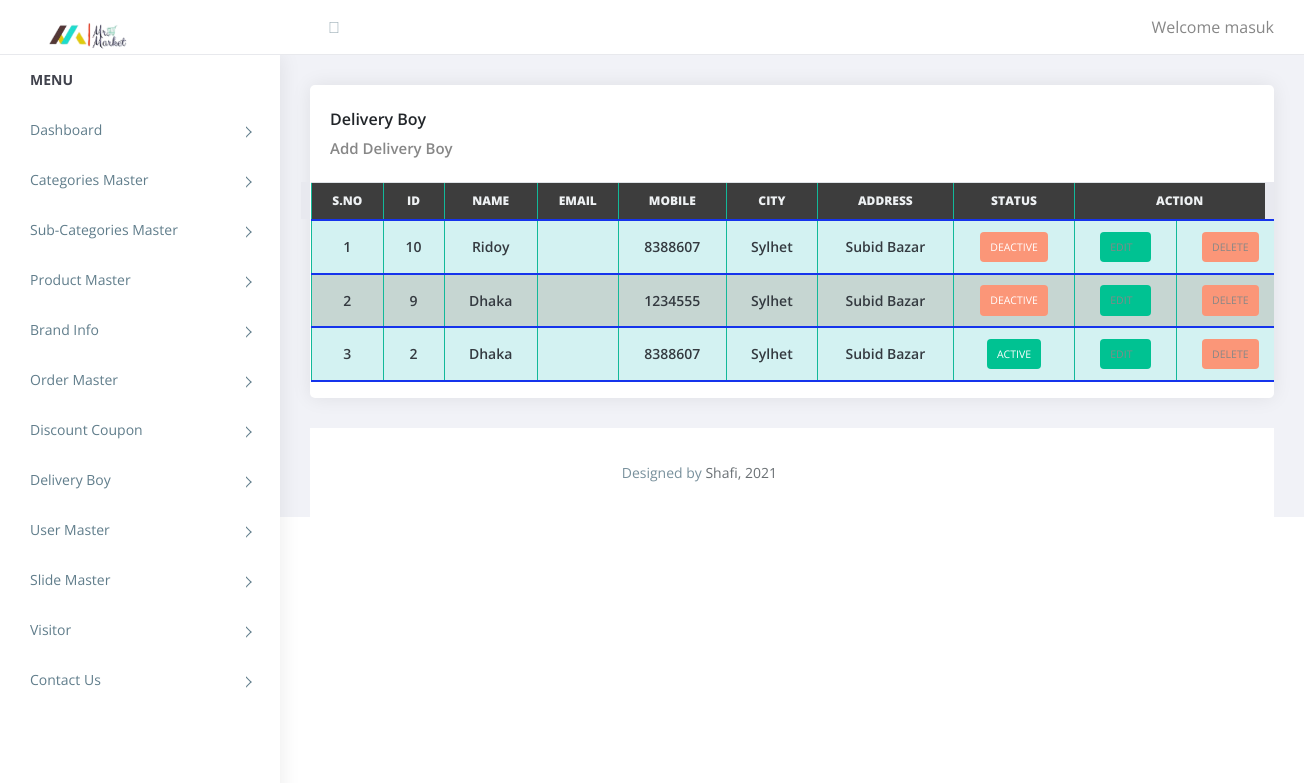
/admin/delivery_boy.php (signed in), run on an earlier commit of the app's database.
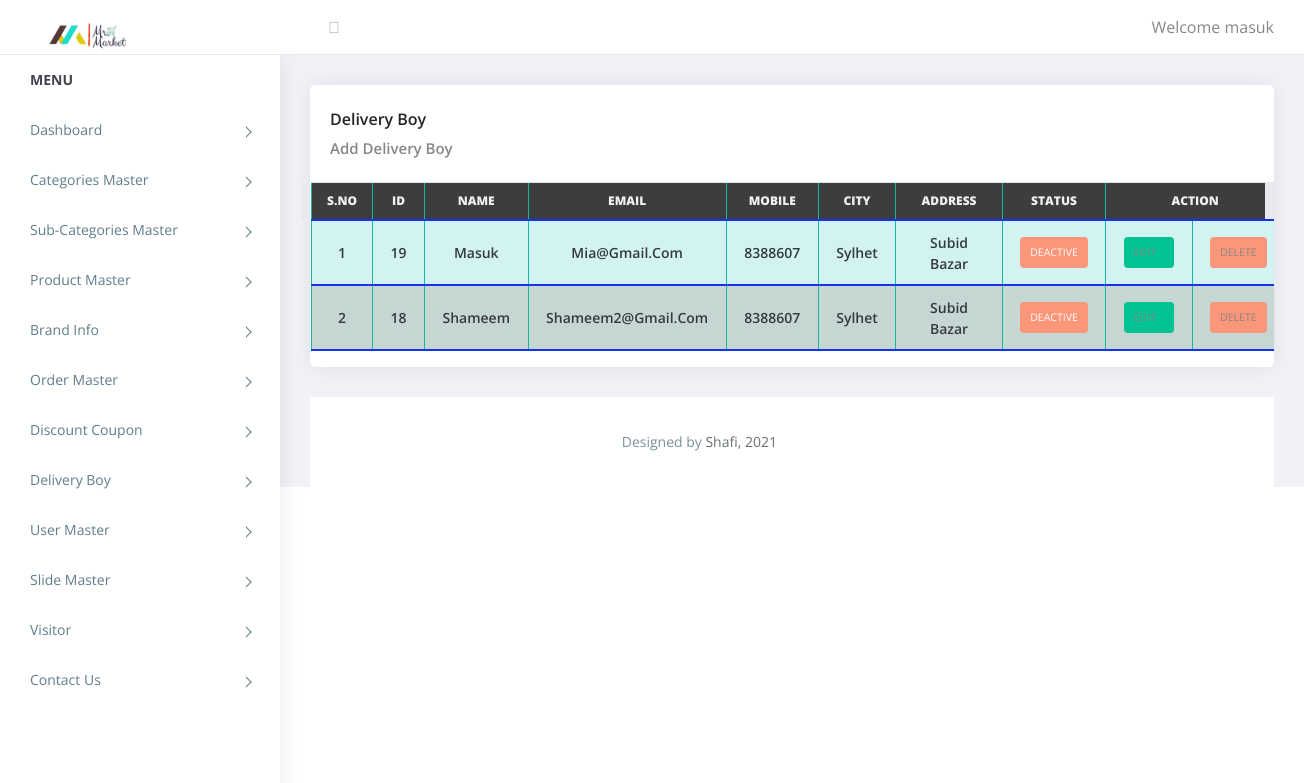
And on a later commit of the database.
### tables this page shows
CREATE TABLE `delivery_boy` (
  `del_boy_id` int(11) NOT NULL,
  `boy_name` varchar(100) NOT NULL,
  `del_boy_email` varchar(100) NOT NULL,
  `mobile` mediumint(9) NOT NULL,
  `age` int(11) NOT NULL,
  `gender` varchar(20) NOT NULL,
  `city` varchar(50) NOT NULL,
  `address` varchar(255) NOT NULL,
  `password` varchar(50) NOT NULL,
  `img` varchar(100) NOT NULL,
  `boy_added_on` varchar(100) NOT NULL,
  `del_boy_sts` tinyint(4) NOT NULL
);

### admin/delivery_boy.php (the view, shortened to what this page needs)
<?php
   require('top.inc.php');
?>
<div class="content pb-0">
            <div class="orders">
               <div class="row">
                  <div class="col-xl-12">
                     <div class="card">
                        <div class="card-body">
                           <h4 class="box-title">Delivery Boy</h4>
						   <h4 class="box_title_link " ><a href="add_brand.php">Add Delivery Boy</a> </h4>
                        </div>
                        <div class="card-body--">
                           <div class="table-stats order-table ov-h">
                              <?php
                                 $sql = "SELECT * FROM delivery_boy ORDER BY del_boy_id DESC";
                                 $res = mysqli_query($conn,$sql) or die("Query Failed");
                              ?>
                              <table class="table ">
                                 <thead>
                                    <tr>
                                       <th>S.No</th>
                                       <th>ID</th>
                                       <th>Name</th>
                                       <th>Email </th>
                                       <th>Mobile</th>
                                       <th>City </th>
                                       <th>Address </th>
                                       <th>Status</th>
                                       <th colspan="2">Action</th>
                                    </tr>
                                 </thead>
                                 <tbody>
                                  <?php
                                    if(mysqli_num_rows($res)>0)
                                  $i=1; while($row = mysqli_fetch_assoc($res)){ ?>
									         <tr>
                                       <td><?php echo $i++; ?></td>
                                       <td><?php echo $row['del_boy_id']; ?></td>
                                       <td><?php echo $row['boy_name']; ?></td>
                                       <td><?php echo $row['del_boy_email']; ?></td>
                                       <td><?php echo $row['mobile']; ?></td>
                                       <td><?php echo $row['city']; ?></td>
                                       <td><?php echo $row['address']; ?></td>
                                       <td><?php
                                          if($row['del_boy_sts'] == '1'){
                                             echo "<span class='badge badge-complete'><a style='color:white' href='delivery_boy.php?type=status&sts=".$row['del_boy_sts']."&cid=".$row['del_boy_id']."'>Active</a></span>";
                                          }else{
                                             echo "<span class='badge badge-pending'><a style='color:white' href='delivery_boy.php?type=status&sts=".$row['del_boy_sts']."&cid=".$row['del_boy_id']."'>Deactive</a></span>";
                                          }
                                       ?></td>
                                       <td class='edit'><span class='badge badge-complete'><a href='update_delivery_boy.php?bid=<?php echo $row['del_boy_id']; ?>'>Edit<i class='fa fa-edit'></i></a></span></td>
                                       <td class='delete'><span class='badge badge-pending'><a href='delivery_boy.php?type=delete&cid=<?php echo $row['del_boy_id']; ?>'>Delete</a></span></td>
                                    </tr>
                                  <?php } ?>
                                 </tbody>
                              </table>
                           </div>
                        </div>
                     </div>
                  </div>
               </div>
            </div>
		  </div>
<?php
require('footer.inc.php');
?>

### admin/top.inc.php (shortened to what this page needs)
<!doctype html>
<html class="no-js" lang="">
   <head>
      <link rel="stylesheet" href="assets/css/normalize.css">
      <link rel="stylesheet" href="assets/css/bootstrap.min.css">
      <link rel="stylesheet" href="assets/css/fontawesome.min.css">
      <link rel="stylesheet" href="assets/css/themify-icons.css">
      <link rel="stylesheet" href="assets/css/pe-icon-7-filled.css">
      <link rel="stylesheet" href="assets/css/flag-icon.min.css">
      <link rel="stylesheet" href="assets/css/cs-skin-elastic.css">
      <link rel="stylesheet" href="assets/css/style.css">
   </head>
   <body>
      <aside id="left-panel" class="left-panel">
         <nav class="navbar navbar-expand-sm navbar-default">
            <div id="main-menu" class="main-menu collapse navbar-collapse">
               <ul class="nav navbar-nav">
                  <li class="menu-title">Menu</li>
                  <li class="menu-item-has-children dropdown">
                     <a href="index.php" >Dashboard</a>
                  </li>
				      <li class="menu-item-has-children dropdown">
                     <a href="category.php" > Categories Master</a>
                  </li>
                  <li class="menu-item-has-children dropdown">
                     <a href="sub_category.php" >Sub-Categories Master</a>
                  </li>
                  <li class="menu-item-has-children dropdown">
                     <a href="product.php" > Product Master</a>
                  </li>
                  <li class="menu-item-has-children dropdown">
                     <a href="brand.php" >Brand Info</a>
                  </li>
				      <li class="menu-item-has-children dropdown">
                     <a href="order.php" > Order Master</a>
                  </li>
                  <li class="menu-item-has-children dropdown">
                     <a href="discount_coupon.php" >Discount Coupon</a>
                  </li>
                  <li class="menu-item-has-children dropdown">
                     <a href="delivery_boy.php" > Delivery Boy</a>
                  </li>
                  <li class="menu-item-has-children dropdown">
                           <a href="user.php" >User Master</a>
                     </li>
                  <li class="menu-item-has-children dropdown">
                     <a href="slide_product.php" >Slide Master</a>
                  </li>
                  <li class="menu-item-has-children dropdown">
                           <a href="visitor.php" >Visitor</a>
                     </li>
				      <li class="menu-item-has-children dropdown">
                     <a href="contact_us.php" >Contact Us</a>
                  </li>
               </ul>
            </div>
         </nav>
      </aside>
      <div id="right-panel" class="right-panel">
         <header id="header" class="header">
            <div class="top-left">
               <div class="navbar-header">
                  <a class="navbar-brand" href="index.php"><img src="images/logo.png" alt="Logo"></a>
                  <a id="menuToggle" class="menutoggle"><i class="fa fa-bars"></i></a>
               </div>
            </div>
            <div class="top-right">
               <div class="header-menu">
                  <div class="user-area dropdown float-right">
                     <a href="#" class="dropdown-toggle active" data-toggle="dropdown" aria-haspopup="true" aria-expanded="false">Welcome <?php echo $_SESSION['username']; ?></a>
                  </div>
               </div>
            </div>
         </header>

### admin/footer.inc.php (shortened to what this page needs)
<html>
         <footer class="site-footer">
            <div class="footer-inner bg-white">
               <div class="row">
                  <div class="col-sm-6 text-right">
                     Designed by <a href="#">Shafi, <?php echo date('Y'); ?></a>
                  </div>
               </div>
            </div>
         </footer>
      </div>
   </body>
</html>

What changed in the data, as far as the page shows it:
removed delivery_boy: del_boy_id "10", boy_name "Ridoy", mobile "8388607", city "Sylhet", address "Subid Bazar"
removed delivery_boy: del_boy_id "9", boy_name "Dhaka", mobile "1234555", city "Sylhet", address "Subid Bazar"
removed delivery_boy: del_boy_id "2", boy_name "Dhaka", mobile "8388607", city "Sylhet", address "Subid Bazar"
added delivery_boy: del_boy_id "19", boy_name "Masuk", del_boy_email "Mia@gmail.com", mobile "8388607", city "Sylhet", address "Subid Bazar"
added delivery_boy: del_boy_id "18", boy_name "Shameem", del_boy_email "Shameem2@gmail.com", mobile "8388607", city "Sylhet", address "Subid Bazar"
